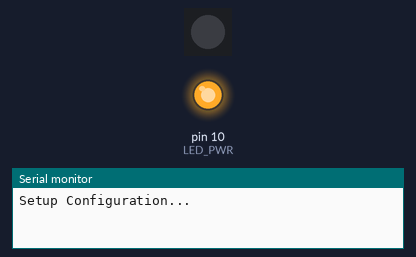
Bench run of a sketch on a simulated Arduino Uno, built with avr-gcc and run on an emulated ATmega328P. Parts: 1 RGB LEDs in strip order, left to right, output pins drawn as LEDs (lit = HIGH), the last lines printed to the serial monitor. Dim RGB values are drawn brighter than linear.

Above: at 0.5 s.
At 2.15 s:
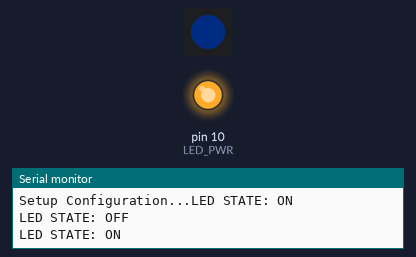
Timing chart, 0 to 3.0 s (numbered marks = the images above):
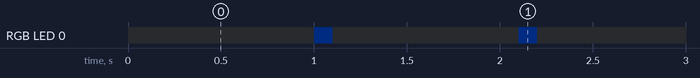

The sketch:

STD2_Blink.ino
```cpp
#include <FastLED.h>

// Define for on-board WS2812B LED (Pinout)
#define LED_DIN          9
#define LED_PWR          10
#define LED_NB           1
#define LED_BRT          20
#define LED_TYPE         WS2812B
#define COLOR_ORDER      GRB

CRGB LED[LED_NB];

bool LED_STATE = false;  // Used to know if the LED is ON or OFF

void setup() {
  Serial.begin(115200);
  Serial.print("Setup Configuration...");

  pinMode(LED_PWR, OUTPUT);
  digitalWrite(LED_PWR, HIGH);

  FastLED.addLeds<LED_TYPE, LED_DIN, COLOR_ORDER>(LED, LED_NB);
  FastLED.setBrightness(LED_BRT);
}

void loop() {
  static uint32_t lastTime = 0;

  if((millis() - lastTime) >= 1000){
    lastTime = millis();
    LED[0] = 0x01244a;  // Dark Blue Sky
    FastLED.show();
    LED_STATE = true;
    Serial.println("LED STATE: ON");
  }

  if(LED_STATE == true){
    if((millis() - lastTime) >= 100){
      lastTime = millis();
      LED[0] = CRGB(0, 0, 0); // Off
      FastLED.show();
      LED_STATE = false;
      Serial.println("LED STATE: OFF");
    }
  }
}
```

Measured:
- by itself, RGB LED 0: alternates RGB(0, 2, 6) for 0.10 s and off for 1.0 s
